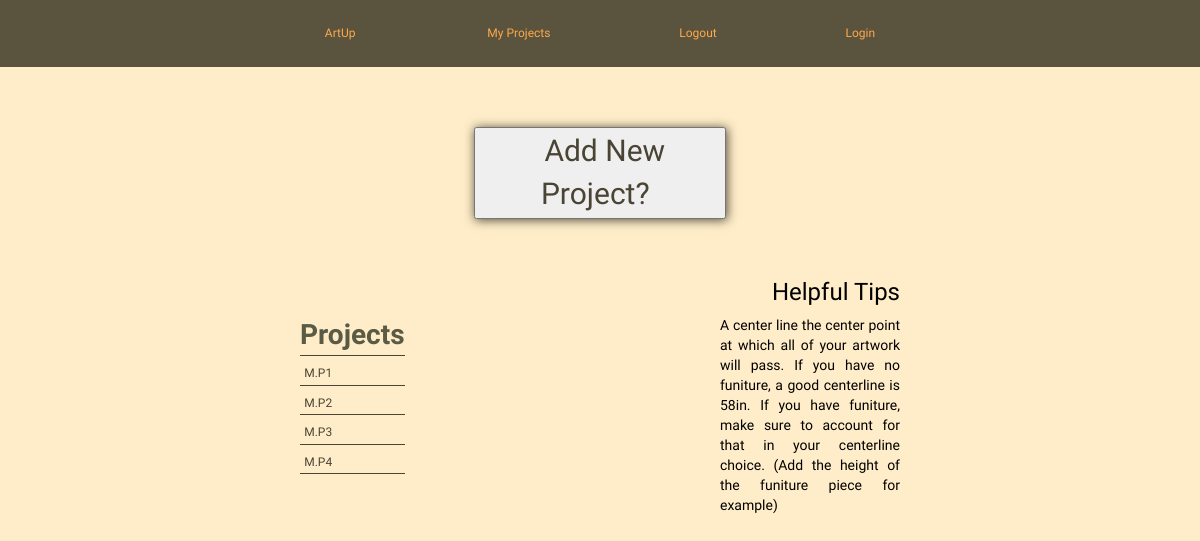
The app's page /user-profile (signed in), older data.
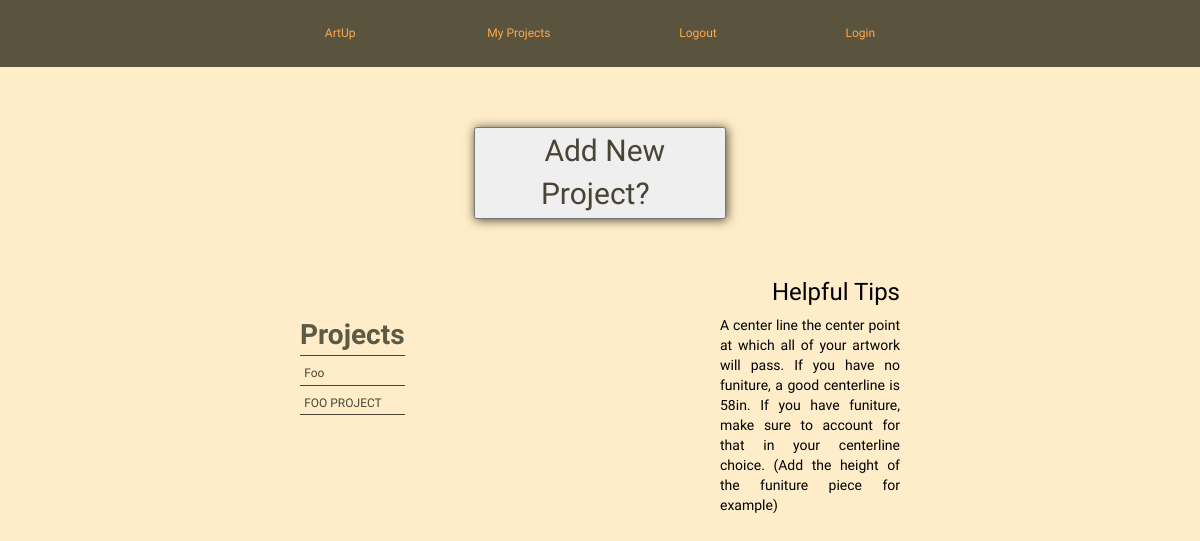
The same page, newer data.
### model.py (models this page shows, shortened)
class Project(db.Model):
    __tablename__ = "projects"
    project_id = db.Column(db.Integer, autoincrement=True, primary_key=True)
    user_id = db.Column(db.Integer, db.ForeignKey('users.user_id'))
    project_name = db.Column(db.String(64), nullable=True, default='Project')

### server.py (the view)
@app.route('/user-profile')
def list_projects():
    if 'email' in session:
        cur_user_obj = User.query.filter(User.email == session['email']).first()
        cur_user_id = cur_user_obj.user_id
        cur_user_email = cur_user_obj.email
        projects = Project.query.filter(Project.user_id == cur_user_id).all()
        return render_template("user_profile.html",
                               project_list=projects,
                               email=cur_user_email)
    else:
        flash('You must Log In or Register before viewing projects')
        return render_template('homepage.html')

### templates/user_profile.html
{% extends 'base.html' %}
{% block head %}
    <link rel="stylesheet" type="text/css" href="/static/profile_style.css">
{% endblock %}
{% block content %}
<div class="new-project">
   <button> <a href= '/new-project' data-hover="Add New Project?">
   		<span id="new-project">Add New Project?</span>
            </a>
    </button>
</div>
<div class="help-info-title">
    <h3> Helpful Tips </h3>
    <p> A center line the center point at which all of your artwork will pass.
        If you have no funiture, a good centerline is 58in. If you have funiture, make
        sure to account for that in your centerline choice. (Add the height of the funiture piece for example)
    </p>
</div>
<table>
  <thead>
    <tr>
      <th scope="col">Projects</th>
    </tr>
  </thead>
  <tbody>
      {% for project in project_list %}
        <tr scope="col">
           <td><a href = '/project/{{ project.project_id }}'
            id = "list" data-hover="{{ project.project_name }}">
            {{ project.project_name }}
            </a><td>
        <tr>
      {% endfor %}
  </tbody>
</table>
{% endblock %}

Row changes from the older to the newer data that the page shows:
no longer on this page (row edited): Project: project_name "M.P3"
removed Project: project_name "M.P4"
changed Project: project_name "M.P1" → "Foo"
changed Project: project_name "M.P2" → "FOO PROJECT"
